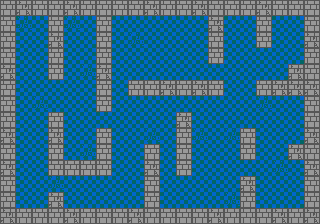

This is a level from a 2D game, rendered from its Tiled map with the project's own tilesets. A one-line summary and the complete map file follow:
An orthogonal 20x14 tile map with 16x16 px tiles, 1 tile layer (Terrain).

<map version="1.9" tiledversion="1.9.0" orientation="orthogonal" renderorder="right-down" width="20" height="14" tilewidth="16" tileheight="16" infinite="0" nextlayerid="2" nextobjectid="1">
 <editorsettings>
  <export format="custom" />
 </editorsettings>
 <tileset firstgid="1" source="world1.tsx" />
 <layer id="1" name="Terrain" width="20" height="14">
  <data encoding="csv">
2,4,2,2,4,2,2,2,2,4,2,2,4,2,2,2,4,2,2,2,
2,3,1,2,3,1,2,1,1,1,1,1,1,4,1,1,2,1,1,2,
2,1,1,4,1,1,2,1,3,1,1,1,1,2,1,1,2,1,1,4,
2,1,1,2,1,1,2,1,1,1,1,1,1,2,1,1,1,1,1,2,
4,1,1,2,1,3,4,1,1,1,1,1,1,1,1,1,1,1,4,2,
2,1,1,1,1,1,2,1,2,2,4,2,4,2,1,1,2,4,4,4,
2,1,3,1,1,1,2,1,1,1,1,1,1,1,1,1,3,1,1,2,
2,1,1,2,1,1,1,1,1,1,1,4,1,1,1,1,1,1,1,2,
4,1,1,4,1,1,2,1,1,3,1,2,3,1,3,2,1,1,1,4,
2,1,1,2,1,3,2,1,1,2,1,2,1,1,1,2,1,1,4,2,
4,1,1,2,2,2,2,1,1,4,1,2,1,1,1,1,1,3,1,4,
2,1,1,3,1,1,1,1,1,2,1,1,1,1,1,4,1,1,1,2,
2,1,1,4,1,1,1,1,1,2,1,1,1,1,3,2,1,1,1,2,
4,2,2,2,4,2,2,2,4,2,2,2,2,4,2,2,2,4,2,4
</data>
 </layer>
</map>
